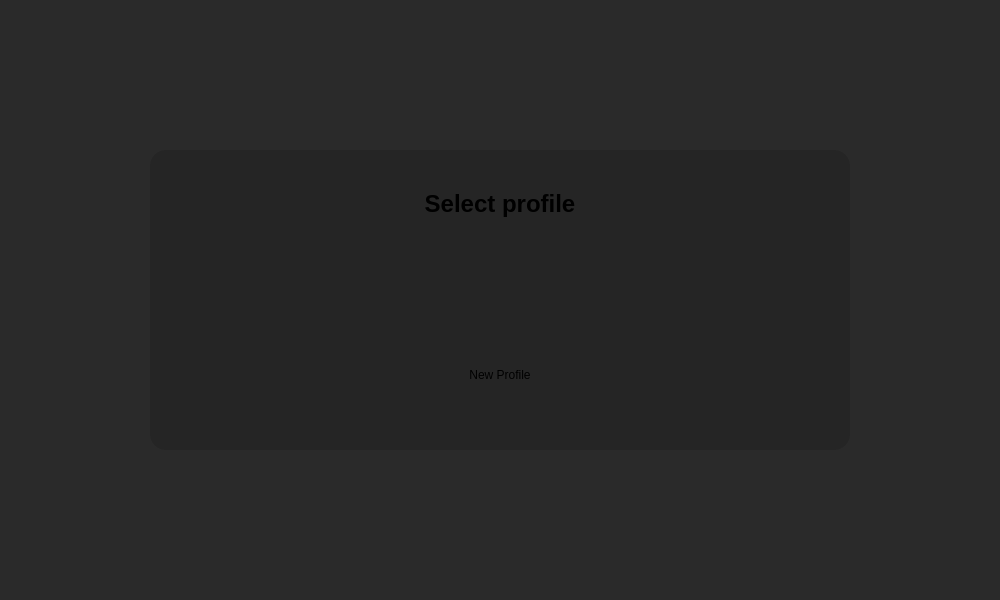
<?xml version="1.0" encoding="UTF-8"?>
<ui version="4.0">
 <class>profile_select</class>
 <widget class="QWidget" name="profile_select">
  <property name="geometry">
   <rect>
    <x>0</x>
    <y>0</y>
    <width>1000</width>
    <height>600</height>
   </rect>
  </property>
  <property name="minimumSize">
   <size>
    <width>1000</width>
    <height>600</height>
   </size>
  </property>
  <property name="windowTitle">
   <string notr="true">Form</string>
  </property>
  <property name="styleSheet">
   <string notr="true">#profile_select, ProfileSelect {background-color: #2A2A2A;}
#scroll_profiles, #scrollcontent_profiles {background-color: #252525;}

#frame {
	background-color: #252525;
	border-radius: 16px;
}

#label {
	font-size: 18pt;
	font-weight: 700;
}

#btn_create:hover, #btn_create:focus {
	background-color: #353535;
	border-radius: 6px;
}
#icon_create {margin: 16px;}

QScrollBar::add-page, QScrollBar::sub-page {background: none;}
QScrollBar::add-line, QScrollBar::sub-line {width: 0px; height: 0px;}
QScrollBar {
	background-color: #252525;
	border: none;
	height: 6px;
}
QScrollBar::handle {
	background-color: #808080;
	border-radius: 1px;
	min-width: 20px;
	margin-top: 2px;
	margin-bottom: 2px;
}
QScrollBar::handle:hover {
	margin-top: 1px;
	margin-bottom: 1px;
	border-radius: 2px;
}
</string>
  </property>
  <layout class="QVBoxLayout" name="layout_widget">
   <item alignment="Qt::AlignmentFlag::AlignHCenter|Qt::AlignmentFlag::AlignVCenter">
    <widget class="QFrame" name="frame">
     <property name="minimumSize">
      <size>
       <width>700</width>
       <height>300</height>
      </size>
     </property>
     <property name="maximumSize">
      <size>
       <width>700</width>
       <height>300</height>
      </size>
     </property>
     <layout class="QVBoxLayout" name="layout_frame">
      <property name="spacing">
       <number>20</number>
      </property>
      <property name="leftMargin">
       <number>40</number>
      </property>
      <property name="topMargin">
       <number>40</number>
      </property>
      <property name="rightMargin">
       <number>40</number>
      </property>
      <property name="bottomMargin">
       <number>40</number>
      </property>
      <item>
       <widget class="QLabel" name="label">
        <property name="text">
         <string>Select profile</string>
        </property>
        <property name="alignment">
         <set>Qt::AlignmentFlag::AlignCenter</set>
        </property>
       </widget>
      </item>
      <item>
       <widget class="QScrollArea" name="scroll_profiles">
        <property name="frameShape">
         <enum>QFrame::Shape::NoFrame</enum>
        </property>
        <property name="frameShadow">
         <enum>QFrame::Shadow::Plain</enum>
        </property>
        <property name="verticalScrollBarPolicy">
         <enum>Qt::ScrollBarPolicy::ScrollBarAlwaysOff</enum>
        </property>
        <property name="widgetResizable">
         <bool>true</bool>
        </property>
        <property name="alignment">
         <set>Qt::AlignmentFlag::AlignLeading|Qt::AlignmentFlag::AlignLeft|Qt::AlignmentFlag::AlignTop</set>
        </property>
        <widget class="QWidget" name="scrollcontent_profiles">
         <property name="geometry">
          <rect>
           <x>0</x>
           <y>0</y>
           <width>620</width>
           <height>168</height>
          </rect>
         </property>
         <layout class="QHBoxLayout" name="layout_profiles">
          <item>
           <spacer name="spacer_left">
            <property name="orientation">
             <enum>Qt::Orientation::Horizontal</enum>
            </property>
            <property name="sizeHint" stdset="0">
             <size>
              <width>40</width>
              <height>20</height>
             </size>
            </property>
           </spacer>
          </item>
          <item>
           <widget class="FrameButton" name="btn_create">
            <property name="maximumSize">
             <size>
              <width>108</width>
              <height>16777215</height>
             </size>
            </property>
            <property name="cursor">
             <cursorShape>PointingHandCursor</cursorShape>
            </property>
            <property name="focusPolicy">
             <enum>Qt::FocusPolicy::StrongFocus</enum>
            </property>
            <layout class="QVBoxLayout" name="layout_create">
             <property name="leftMargin">
              <number>6</number>
             </property>
             <property name="topMargin">
              <number>6</number>
             </property>
             <property name="rightMargin">
              <number>6</number>
             </property>
             <property name="bottomMargin">
              <number>6</number>
             </property>
             <item>
              <widget class="IconWidget" name="icon_create">
               <property name="minimumSize">
                <size>
                 <width>96</width>
                 <height>96</height>
                </size>
               </property>
               <property name="maximumSize">
                <size>
                 <width>96</width>
                 <height>96</height>
                </size>
               </property>
               <property name="text">
                <string notr="true"/>
               </property>
               <property name="pixmap">
                <pixmap resource="../../../resources/icons.qrc">:/Generic/Plus</pixmap>
               </property>
               <property name="scaledContents">
                <bool>true</bool>
               </property>
              </widget>
             </item>
             <item>
              <widget class="QLabel" name="label_create">
               <property name="text">
                <string>New Profile</string>
               </property>
               <property name="alignment">
                <set>Qt::AlignmentFlag::AlignCenter</set>
               </property>
              </widget>
             </item>
            </layout>
           </widget>
          </item>
          <item>
           <spacer name="spacer_right">
            <property name="orientation">
             <enum>Qt::Orientation::Horizontal</enum>
            </property>
            <property name="sizeHint" stdset="0">
             <size>
              <width>40</width>
              <height>20</height>
             </size>
            </property>
           </spacer>
          </item>
         </layout>
        </widget>
       </widget>
      </item>
     </layout>
    </widget>
   </item>
  </layout>
 </widget>
 <customwidgets>
  <customwidget>
   <class>FrameButton</class>
   <extends>QFrame</extends>
   <header>widgets.common</header>
   <container>1</container>
  </customwidget>
  <customwidget>
   <class>IconWidget</class>
   <extends>QLabel</extends>
   <header>widgets.common</header>
  </customwidget>
 </customwidgets>
 <tabstops>
  <tabstop>scroll_profiles</tabstop>
  <tabstop>btn_create</tabstop>
 </tabstops>
 <resources>
  <include location="../../../resources/icons.qrc"/>
 </resources>
 <connections/>
</ui>
